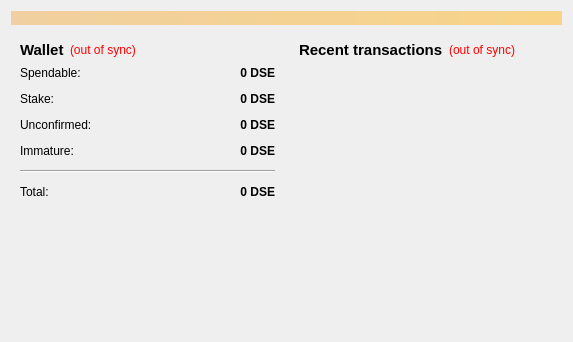
<?xml version="1.0" encoding="UTF-8"?>
<ui version="4.0">
 <class>OverviewPage</class>
 <widget class="QWidget" name="OverviewPage">
  <property name="geometry">
   <rect>
    <x>0</x>
    <y>0</y>
    <width>573</width>
    <height>342</height>
   </rect>
  </property>
  <property name="windowTitle">
   <string>Form</string>
  </property>
  <layout class="QVBoxLayout" name="topLayout">
   <item>
    <widget class="QLabel" name="labelAlerts">
     <property name="visible">
      <bool>false</bool>
     </property>
     <property name="styleSheet">
      <string notr="true">background-color: qlineargradient(x1: 0, y1: 0, x2: 1, y2: 0, stop:0 #F0D0A0, stop:1 #F8D488);  color:#000000
</string>
     </property>
     <property name="wordWrap">
      <bool>true</bool>
     </property>
     <property name="margin">
      <number>3</number>
     </property>
    </widget>
   </item>
   <item>
    <layout class="QHBoxLayout" name="horizontalLayout" stretch="1,1">
     <item>
      <layout class="QVBoxLayout" name="verticalLayout_2">
       <item>
        <widget class="QWidget" name="widget" native="true">
         <layout class="QVBoxLayout" name="verticalLayout_4">
          <item>
           <layout class="QHBoxLayout" name="horizontalLayout_4">
            <item>
             <widget class="QLabel" name="label_5">
              <property name="font">
               <font>
                <pointsize>11</pointsize>
                <weight>75</weight>
                <bold>true</bold>
               </font>
              </property>
              <property name="text">
               <string>Wallet</string>
              </property>
             </widget>
            </item>
            <item>
             <widget class="QLabel" name="labelWalletStatus">
              <property name="toolTip">
               <string>The displayed information may be out of date. Your wallet automatically synchronizes with the Disse network after a connection is established, but this process has not completed yet.</string>
              </property>
              <property name="styleSheet">
               <string notr="true">QLabel { color: red; }</string>
              </property>
              <property name="text">
               <string notr="true">(out of sync)</string>
              </property>
              <property name="alignment">
               <set>Qt::AlignLeading|Qt::AlignLeft|Qt::AlignVCenter</set>
              </property>
             </widget>
            </item>
            <item>
             <spacer name="horizontalSpacer_2">
              <property name="orientation">
               <enum>Qt::Horizontal</enum>
              </property>
              <property name="sizeHint" stdset="0">
               <size>
                <width>40</width>
                <height>20</height>
               </size>
              </property>
             </spacer>
            </item>
           </layout>
          </item>
          <item>
           <layout class="QFormLayout" name="formLayout_2">
            <property name="fieldGrowthPolicy">
             <enum>QFormLayout::AllNonFixedFieldsGrow</enum>
            </property>
            <property name="horizontalSpacing">
             <number>12</number>
            </property>
            <property name="verticalSpacing">
             <number>12</number>
            </property>
            <item row="0" column="0">
             <widget class="QLabel" name="label">
              <property name="text">
               <string>Spendable:</string>
              </property>
             </widget>
            </item>
            <item row="0" column="1">
             <widget class="QLabel" name="labelBalance">
              <property name="font">
               <font>
                <weight>75</weight>
                <bold>true</bold>
               </font>
              </property>
              <property name="cursor">
               <cursorShape>IBeamCursor</cursorShape>
              </property>
              <property name="toolTip">
               <string>Your current spendable balance</string>
              </property>
              <property name="text">
               <string notr="true">0 DSE</string>
              </property>
              <property name="alignment">
               <set>Qt::AlignRight|Qt::AlignTrailing|Qt::AlignVCenter</set>
              </property>
              <property name="textInteractionFlags">
               <set>Qt::LinksAccessibleByMouse|Qt::TextSelectableByKeyboard|Qt::TextSelectableByMouse</set>
              </property>
             </widget>
            </item>
            <item row="1" column="0">
             <widget class="QLabel" name="label_6">
              <property name="text">
               <string>Stake:</string>
              </property>
             </widget>
            </item>
            <item row="1" column="1">
             <widget class="QLabel" name="labelStake">
              <property name="font">
               <font>
                <weight>75</weight>
                <bold>true</bold>
               </font>
              </property>
              <property name="cursor">
               <cursorShape>IBeamCursor</cursorShape>
              </property>
              <property name="toolTip">
               <string>Total of coins that was staked, and do not yet count toward the current balance</string>
              </property>
              <property name="text">
               <string notr="true">0 DSE</string>
              </property>
              <property name="alignment">
               <set>Qt::AlignRight|Qt::AlignTrailing|Qt::AlignVCenter</set>
              </property>
              <property name="textInteractionFlags">
               <set>Qt::LinksAccessibleByMouse|Qt::TextSelectableByKeyboard|Qt::TextSelectableByMouse</set>
              </property>
             </widget>
            </item>
            <item row="2" column="0">
             <widget class="QLabel" name="label_3">
              <property name="text">
               <string>Unconfirmed:</string>
              </property>
             </widget>
            </item>
            <item row="2" column="1">
             <widget class="QLabel" name="labelUnconfirmed">
              <property name="font">
               <font>
                <weight>75</weight>
                <bold>true</bold>
               </font>
              </property>
              <property name="cursor">
               <cursorShape>IBeamCursor</cursorShape>
              </property>
              <property name="toolTip">
               <string>Total of transactions that have yet to be confirmed, and do not yet count toward the current balance</string>
              </property>
              <property name="text">
               <string notr="true">0 DSE</string>
              </property>
              <property name="alignment">
               <set>Qt::AlignRight|Qt::AlignTrailing|Qt::AlignVCenter</set>
              </property>
              <property name="textInteractionFlags">
               <set>Qt::LinksAccessibleByMouse|Qt::TextSelectableByKeyboard|Qt::TextSelectableByMouse</set>
              </property>
             </widget>
            </item>
            <item row="3" column="0">
             <widget class="QLabel" name="labelImmatureText">
              <property name="text">
               <string>Immature:</string>
              </property>
             </widget>
            </item>
            <item row="3" column="1">
             <widget class="QLabel" name="labelImmature">
              <property name="font">
               <font>
                <weight>75</weight>
                <bold>true</bold>
               </font>
              </property>
              <property name="toolTip">
               <string>Mined balance that has not yet matured</string>
              </property>
              <property name="text">
               <string notr="true">0 DSE</string>
              </property>
              <property name="alignment">
               <set>Qt::AlignRight|Qt::AlignTrailing|Qt::AlignVCenter</set>
              </property>
              <property name="textInteractionFlags">
               <set>Qt::LinksAccessibleByMouse|Qt::TextSelectableByKeyboard|Qt::TextSelectableByMouse</set>
              </property>
             </widget>
            </item>
            <item row="4" column="0" colspan="2">
             <widget class="Line" name="line">
              <property name="orientation">
               <enum>Qt::Horizontal</enum>
              </property>
             </widget>
            </item>
            <item row="5" column="0">
             <widget class="QLabel" name="labelTotalText">
              <property name="text">
               <string>Total:</string>
              </property>
             </widget>
            </item>
            <item row="5" column="1">
             <widget class="QLabel" name="labelTotal">
              <property name="font">
               <font>
                <weight>75</weight>
                <bold>true</bold>
               </font>
              </property>
              <property name="cursor">
               <cursorShape>IBeamCursor</cursorShape>
              </property>
              <property name="toolTip">
               <string>Your current total balance</string>
              </property>
              <property name="text">
               <string notr="true">0 DSE</string>
              </property>
              <property name="alignment">
               <set>Qt::AlignRight|Qt::AlignTrailing|Qt::AlignVCenter</set>
              </property>
              <property name="textInteractionFlags">
               <set>Qt::LinksAccessibleByMouse|Qt::TextSelectableByKeyboard|Qt::TextSelectableByMouse</set>
              </property>
             </widget>
            </item>
           </layout>
          </item>
         </layout>
        </widget>
       </item>
       <item>
        <spacer name="verticalSpacer">
         <property name="orientation">
          <enum>Qt::Vertical</enum>
         </property>
         <property name="sizeHint" stdset="0">
          <size>
           <width>20</width>
           <height>40</height>
          </size>
         </property>
        </spacer>
       </item>
      </layout>
     </item>
     <item>
      <layout class="QVBoxLayout" name="verticalLayout_3">
       <item>
        <widget class="QWidget" name="widget_2" native="true">
         <layout class="QVBoxLayout" name="verticalLayout">
          <item>
           <layout class="QHBoxLayout" name="horizontalLayout_2">
            <item>
             <widget class="QLabel" name="label_4">
              <property name="font">
               <font>
                <pointsize>11</pointsize>
                <weight>75</weight>
                <bold>true</bold>
               </font>
              </property>
              <property name="text">
               <string>&lt;b&gt;Recent transactions&lt;/b&gt;</string>
              </property>
             </widget>
            </item>
            <item>
             <widget class="QLabel" name="labelTransactionsStatus">
              <property name="toolTip">
               <string>The displayed information may be out of date. Your wallet automatically synchronizes with the Disse network after a connection is established, but this process has not completed yet.</string>
              </property>
              <property name="styleSheet">
               <string notr="true">QLabel { color: red; }</string>
              </property>
              <property name="text">
               <string notr="true">(out of sync)</string>
              </property>
              <property name="alignment">
               <set>Qt::AlignRight|Qt::AlignTrailing|Qt::AlignVCenter</set>
              </property>
             </widget>
            </item>
            <item>
             <spacer name="horizontalSpacer">
              <property name="orientation">
               <enum>Qt::Horizontal</enum>
              </property>
              <property name="sizeHint" stdset="0">
               <size>
                <width>40</width>
                <height>20</height>
               </size>
              </property>
             </spacer>
            </item>
           </layout>
          </item>
          <item>
           <widget class="QListView" name="listTransactions">
            <property name="styleSheet">
             <string notr="true">QListView { background: transparent; }</string>
            </property>
            <property name="frameShape">
             <enum>QFrame::NoFrame</enum>
            </property>
            <property name="verticalScrollBarPolicy">
             <enum>Qt::ScrollBarAlwaysOff</enum>
            </property>
            <property name="horizontalScrollBarPolicy">
             <enum>Qt::ScrollBarAlwaysOff</enum>
            </property>
            <property name="selectionMode">
             <enum>QAbstractItemView::NoSelection</enum>
            </property>
           </widget>
          </item>
         </layout>
        </widget>
       </item>
      </layout>
     </item>
    </layout>
   </item>
  </layout>
 </widget>
 <resources/>
 <connections/>
</ui>
